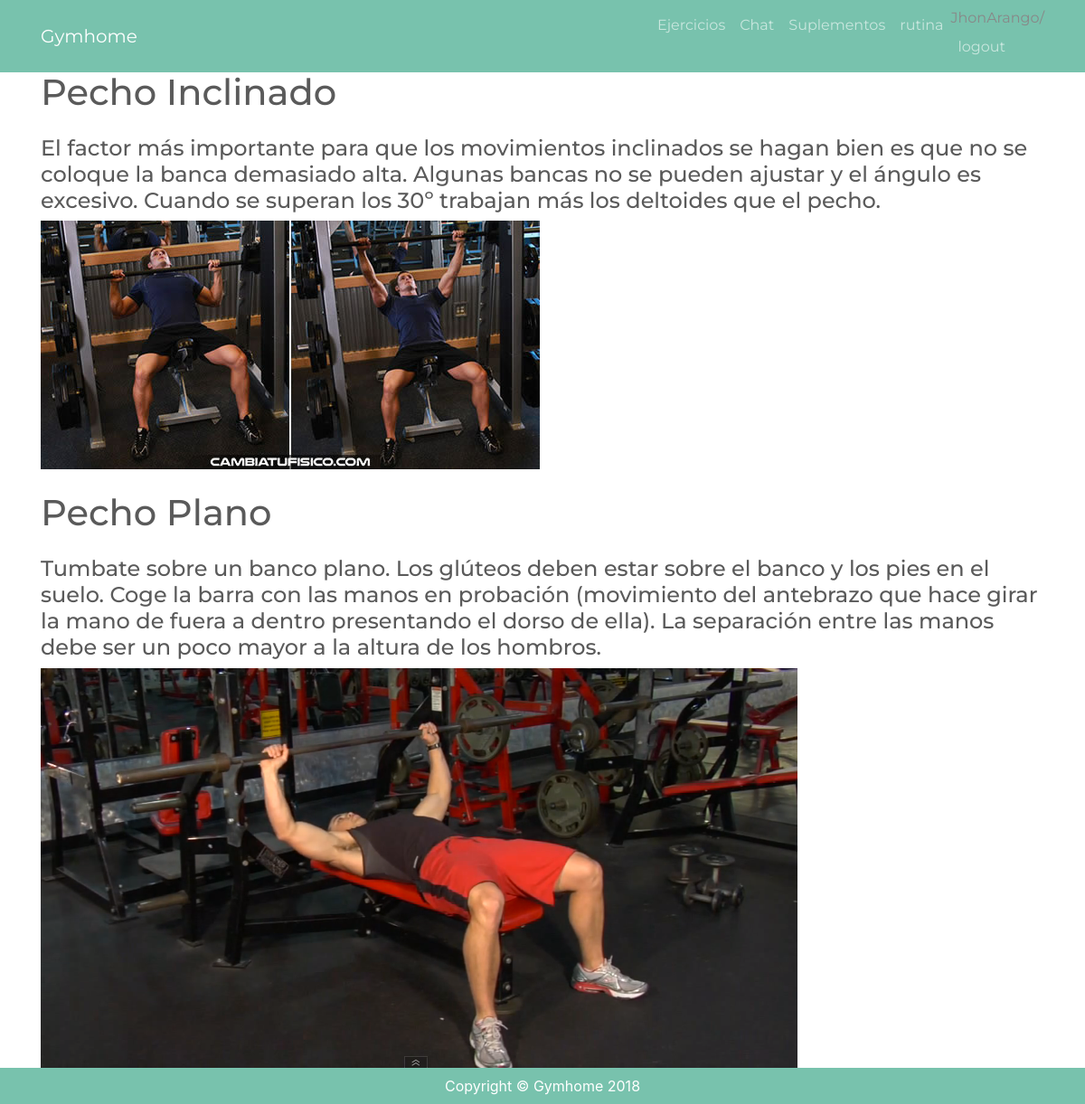
The app's page / (signed in) with its own data.
### core/models.py (models this page shows, shortened)
class EjercicioGuia(models.Model):
    name = models.CharField(verbose_name="Nombre", max_length=250)
    content = models.TextField(verbose_name="Contenido")
    image = models.ImageField(verbose_name="Imagen", upload_to='core')
    url = models.URLField(verbose_name="Url", max_length=200)
    created = models.DateTimeField(verbose_name="Fecha de creacion", auto_now_add=True)
    updated = models.DateTimeField(verbose_name="Fecha de actualizacion", auto_now=True)
    class Meta:
        verbose_name = 'EjercicioGuia'
        verbose_name_plural = 'Ejercicios Guias'
        ordering = ['-updated']

### core/views.py (the view)
# urls.py: path('',HomeView.as_view(),name="home")
class HomeView(TemplateView):
    template_name = "core/home.html"
    def get_context_data(self,*args,**kwargs):
        ejercicios = EjercicioGuia.objects.all()
        return {'ejercicios':ejercicios}

### core/templates/core/home.html (shortened to what this page needs)
{% extends "core/base.html" %}
{% load staticfiles %}
{% block css %}
  <link href="{% static "core/css/3-col-portfolio.css" %}" rel="stylesheet">
{% endblock css%}
{% block content %}
    <div class="container">
      {% for ejercicio in ejercicios %}
        <h1 class="my-4">{{ejercicio.name}}</h1>
        <h4>{{ejercicio.content}}</h4>
        <img src="{{ejercicio.image.url}}">
      {% endfor %}
    </div>
{% endblock content%}

### core/templates/core/base.html (shortened to what this page needs)
{% load staticfiles %}
<!DOCTYPE html>
<html lang="en">
  <head>
    <link href="https://bootswatch.com/4/minty/bootstrap.min.css" rel="stylesheet">
    {% block css %}{% endblock css %}
  </head>
  <body>
    <nav class="navbar navbar-expand-lg navbar-dark bg-primary fixed-top">
      <div class="container">
        <a class="navbar-brand" href="#">Gymhome</a>
        <div class="collapse navbar-collapse" id="navbarResponsive">
          <ul class="navbar-nav ml-auto">
            <li class="nav-item active">
              <a class="nav-link" href="#">
              </a>
            </li>
            <li class="nav-item">
              <a class="nav-link" href="#">Ejercicios</a>
            </li>
            <li class="nav-item">
              <a class="nav-link" href="#">Chat</a>
            </li>
            <li class="nav-item">
              <a class="nav-link" href="#">Suplementos</a>
            </li>
            <li class="nav-item">
              <a class="nav-link" href="#">rutina</a>
            </li>
            {% if request.user.is_authenticated%}
            <li class="nav-item">
              {{request.user.username}}/<a class="nav-link" href="#">logout</a>
            </li>
            {% else %}
            <li class="nav-item">
                <a class="nav-link" href="#">Login</a>
            </li>
            {% endif %}
          </ul>
        </div>
      </div>
    </nav>
    {% block content %}
    {% endblock content %}
    <footer class="py-2 bg-primary">
      <div class="container">
        <p class="m-0 text-center text-white">Copyright &copy; Gymhome {% now "Y" %}</p>
      </div>
    </footer>
  </body>
</html>

### core/static/core/css/3-col-portfolio.css (style rules this page uses)
@media (min-width: 992px) { body { padding-top: 56px; } }
body { padding-top: 54px; }

### core/templates/core/home.html (style rules this page uses)
a { color: white; }

### records on screen
EjercicioGuia: name "Pecho Inclinado", content "El factor más importante para que los movimientos inclinados se hagan bien es que no se coloque la banca demasiado alta. Algunas bancas no se pueden ajustar y el ángulo es excesivo. Cuando se superan los 30º trabajan más los deltoides que el pecho.", image (picture)
EjercicioGuia: name "Pecho Plano", content "Tumbate sobre un banco plano. Los glúteos deben estar sobre el banco y los pies en el suelo. Coge la barra con las manos en probación (movimiento del antebrazo que hace girar la mano de fuera a dentro presentando el dorso de ella). La separación entre las manos debe ser un poco mayor a la altura de los hombros.", image (picture)

### other values on screen
{{ request.user.username }} "JhonArango"
